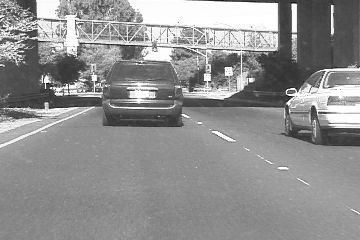
%> input picture NCNT4/pic/0156.jpg, 360 x 240 px
$ octave testFPS.m   (GNU Octave 9; MATLAB toolbox functions it lacks are replaced by stand-ins)
%> lines starting %> are read from the running program, lines starting %| are printed output that depends on the picture
### NCNT4/testFPSTracker.m
function fps = testFPSTracker(j)
%> called with j = 100
%%

seq(1,:) = './pic/0156.jpg';
seq(2,:) = './pic/0157.jpg';
seq(3,:) = './pic/0158.jpg';
seq(4,:) = './pic/0159.jpg';
seq(5,:) = './pic/0160.jpg';
img_color = imread(seq(1,:));
%> img_color is the input picture: size 240x360 uint8; min 0, max 255, mean 144.1


if size(img_color,3)==3
    img = double(rgb2gray(img_color));
else
    img = double(img_color);
end
rectTXT = importdata('groundtruth_rect.txt');
rect = rectTXT(156,:);

p = [rect(1) + rect(3)/2, rect(2) + rect(4)/2, rect(3), rect(4), 0];

%para = paraConfig_NCNT();
para.opt = struct('numSample', j, 'offset', [4, 4, 0.01, 0.0, 0.00, 0]);
para.size = [32, 32];

imgSize = para.size;
param1 = [p(1), p(2), p(3)/imgSize(1), p(5), p(4)/p(3), 0];
param1 = affparam2mat(param1);
opt = para.opt;
opt.size = para.size;
%%
patchSize = [6, 6];
FiSize = 100;
[Fio, patcho, patchNum] = designFilters(img, param1, opt, patchSize, FiSize, imgSize);
%%
FiNeg = sampling(img, param1, imgSize, opt, patchSize, patchNum, FiSize);
%%
Fii = bsxfun(@minus, Fio, mean(Fio)) - bsxfun(@minus, FiNeg, mean(FiNeg));
% seqNum = seq.endFrame - seq.startFrame + 1;
% res = zeros(seqNum, 6);
res = zeros(2, 6);
res(1,:) = param1;
%%
oneTime = 0;
for j = 2:5


img_color = imread(seq(j,:));
if size(img_color,3)==3
    img = double(rgb2gray(img_color));
else
    img = double(img_color);
end


param = [];
param.est = param1';

[imgs,param] = affineSample(img, imgSize, opt, param);


patch = affinePatch2(imgs, patchSize, patchNum); % 36 * 729 * 600


tic;

xo = bsxfun(@minus, patcho, mean(patcho));
alpha_qq = Fii' * xo; % 100 * 729


ind = size(patch); % 36 729 600
i1 = ind(1);
i2 = ind(2);
i3 = ind(3);


gPatch = gpuArray(patch);
gFii = gpuArray(Fii);
gAlpha_qq = gpuArray(alpha_qq); % 100 * 729


gPatchr = reshape(gPatch, i1, i2 * i3); % 36 * (729 * 600)
gPatchn = bsxfun(@minus, gPatchr, mean(gPatchr));

gAlpha_p = gFii' * gPatchn; % 100 * (729 * 600)


ind = size(gAlpha_p);
i1 = ind(1);
p = reshape(gAlpha_p, i1 * i2, i3); % (100 * 729) * 600

tempsum = sum((p.^2),1); % 1 * 600


tempdp = sqrt(tempsum); % 1 * 600


dp = bsxfun(@rdivide, p, tempdp); % (100 * 729) * 600
q = reshape(gAlpha_qq, 1, i1 * i2); % 1 * (100 * 729)
dq = q./(sqrt(sum(q.^2)));

sim = dq * dp; % 1 * 600

[vec_max, id_max] = max(sim);
gAlp = reshape(p(:, id_max), i1, i2);
gp = mean(dp, 2);


alp = gather(gAlp); % 100 * 729
np = gather(gp);

toc;
oneTime = oneTime + toc;

param.est = affparam2mat(param.param(:,id_max));
res(2, :) = param.est';

%%
% [10 lines of commented-out code are left out]

end

fps = 4 / oneTime;
end

### NCNT4/affine/warpimg.m
function wimg = warpimg(img, p, sz)
%> called with p = [143 92 2.56 0 0 2], sz = [32 32]
%% Copyright (C) 2005 Jongwoo Lim and David Ross.
%% All rights reserved.
% Thanks to Jongwoo Lim and David Ross for this code.  -- Wei Zhong.

if (nargin < 3)%number of input argument
    sz = size(img);
end
if (size(p,1) == 1)
    p = p(:);
end

w = sz(2);  h = sz(1);  n = size(p,2);
[x,y] = meshgrid([1:w]-w/2, [1:h]-h/2);

pos = reshape(cat(2, ones(h*w,1),x(:),y(:)) ...
    * [p(1,:) p(2,:); p(3:4,:) p(5:6,:)], [h,w,n,2]);

[row,col] = size(img);
%> row = 240; col = 360
xx = pos(:,:,:,1);
yy = pos(:,:,:,2);
xx(xx>col)=col;
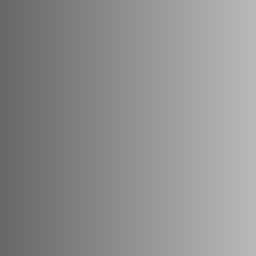
%> xx: size 32x32 double (shown 8 times larger); min 104.6, max 184, mean 144.3
yy(yy>row)=row;
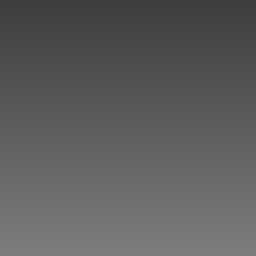
%> yy: size 32x32 double (shown 8 times larger); min 62, max 124, mean 93
xx(xx<1) = 1;
yy(yy<1) = 1;
wimg = squeeze(interp2(img, xx, yy));
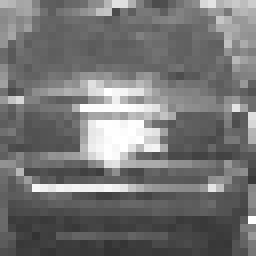
%> wimg: size 32x32 double (shown 8 times larger); min 51.25, max 255, mean 117.1

wimg(find(isnan(wimg))) = 0;

%   B = SQUEEZE(A) returns an array B with the same elements as
%   A but with all the singleton dimensions removed.  A singleton
%   is a dimension such that size(A,dim)==1;

### NCNT4/slidingWindow.m
function [data, patch] = slidingWindow(image, patchSize, patchNum)
%> called with patchSize = [6 6], patchNum = [27 27]
patch = zeros(prod(patchSize), prod(patchNum));
blockSize = size(image);
%> blockSize = [32 32]

x = patchSize(2)/2;
y = patchSize(1)/2;

centx = x : 1 : (blockSize(2) - x);
%> centx = 27 values from 3 to 29
centy = y : 1 : (blockSize(1) - y);
%> centy = 27 values from 3 to 29

i = 1;
for j = 1 : patchNum(1)
    for k = 1 : patchNum(2)
        data = image(centy(j) - y + 1 : centy(j) + y, centy(k) - x + 1 : centy(k) + x);
        patch(:, i) = reshape(data, numel(data), 1);
        i = i + 1;
    end
end
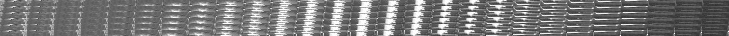
%> patch: size 36x729 double; min 51.25, max 255, mean 120.6
%> after the loop, i = 730
end

### NCNT4/designFilters.m
function [Fio, patcho, patchNum] = designFilters(img, param1, opt, patchSize, FiSize, imgSize)

n1 = length(patchSize(1)/2 : 1 : (imgSize(1) - patchSize(1)/2));
n2 = length(patchSize(2)/2 : 1 : (imgSize(2) - patchSize(2)/2));
patchNum = [n1, n2];

image = warpimg(img, param1, opt.size);
[data, patcho] = slidingWindow(image, patchSize, patchNum);
%> data = [91.44 84.75 83.88 69 68.69 121; 62.56 69.5 70.06 68.12 92.88 255; 59.19 61 62.31 69.62 124.8 127; 61.62 58.25 60.81 72.5 103.4 153; 56.38 57.5 55.12 83.25 99.38 121; 57.19 58.75 59.44 82.12 79.19 117]

cluster_options.maxiters = 10;
cluster_options.verbose = 0;

Fio = vgg_kmeans(double(patcho), FiSize, cluster_options);

end
% [4 lines left out: function myfun, not called in this run]

### NCNT4/vgg_argparse.m
function [opts,rem_opts] = vgg_argparse(opts,varargin)

%VGG_ARGPARSE  Parse variable arguments into a structure
%  opts = vgg_argparse(inopts,varargin)
%    inopts: structure (cells array) listing valid members and default values
%    varargin: variable arguments of form '<name>',<value>,...
%    opts: opts modified by varargin
%
%  Example:
%    function f = foo(varargin)
%    opts = vgg_argparse(struct('maxiters',10,'verbose',0), varargin)
%    ...
%
%  An unknown option (ie, present in varargin but absent in inopts)
%  causes an error. Calling the function as
%  [opts,rem_opts] = vgg_argparse(inopts,varargin) returns the unknown
%  option(s) in rem_opts for later use rather than causes an error.
%
%  May also use OPTS = VGG_ARGPARSE(OPTS, ASTRUCT) where ASTRUCT is a struct
%  of options.

% Author: Mark Everingham <me@robots.ox.ac.uk>
% modified by werner, Jan 03
% Date: 16 Jan 02

if iscell(opts)
  opts=struct(opts{:});
end

if length(varargin) & iscell(varargin{1})
    if isempty(varargin{1})
        inopts = struct([]);
    else
        inopts=struct(varargin{1}{:});
%> inopts = {maxiters 10, verbose 0}
    end
else
    if isempty(varargin)
        inopts = struct([]);
    elseif isstruct(varargin{1})
        inopts = varargin{1};
    else
        inopts=struct(varargin{:});
    end
end

rem_opts = [];
fn = fieldnames(inopts);
%> fn = {'maxiters', 'verbose'}
for i=1:length(fn)
    if isfield(opts,fn{i})
        %opts.(fn{i})=inopts.(fn{i});
        opts = setfield(opts,fn{i},getfield(inopts,fn{i}));
    else
        if nargout < 2
            error(sprintf('bad argument: ''%s''', fn{i}));
        else
            %rem_opts.(fn{i}) = inopts.(fn{i});
            rem_opts = setfield(rem_opts,fn{i},getfield(inopts,fn{i}));
        end
    end
end
%> this loop made 2 passes
%> opts on passes 1 to 2: {maxiters 10, mindelta 2.22e-16, verbose 1}, {maxiters 10, mindelta 2.22e-16, verbose 0}

### NCNT4/vgg_kmeans.m
function [CX, sse] = vgg_kmeans(X, nclus, varargin)

% VGG_KMEANS    initialize K-means clustering
%               [CX, sse] = vgg_kmeans(X, nclus, optname, optval, ...)
%
%               - X: input points (one per column)
%               - nclus: number of clusters
%               - opts (defaults):
%                    maxiters (inf): maxmimum number of iterations
%                    mindelta (eps): minimum change in SSE per iteration
%                       verbose (1): 1=print progress
%
%               - CX: cluster centers
%               - sse: SSE

% Author: Mark Everingham <me@robots.ox.ac.uk>
% Date: 13 Jan 03

opts = struct('maxiters', inf, 'mindelta', eps, 'verbose', 1);
if nargin > 2
    opts=vgg_argparse(opts,varargin);
%> opts = {maxiters 10, mindelta 2.22e-16, verbose 0}
end

perm=randperm(size(X,2));
CX=X(:,perm(1:nclus));
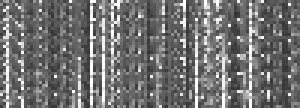
%> CX: size 36x100 double (shown 3 times larger); min 51.44, max 255, mean 114.3
%> the loop in vgg_kmeans, `while iter < opts.maxiters` made 1 pass

sse0 = inf;
iter = 0;
while iter < opts.maxiters

%> the run ends on the next line
    [CX, sse] = vgg_kmiter(X, CX);

    if opts.verbose
        fprintf('iter %d: sse = %g (%g secs)\n', iter, sse, t)
    end

    k = sse0-sse;
    if k < opts.mindelta
        break
    end

    sse0=sse;
    iter=iter+1;

end

### NCNT4/affine/affparam2mat.m
function q = affparam2mat(p)
% function q = affparam2mat(p)
%
%   input  :  p£¬ a 'geometric' affine parameter;
%   output  £º q£¬ a 2x3 matrix;
%
% The functions affparam2geom and affparam2mat convert a 'geometric'
% affine parameter from/to a matrix form (2x3 matrix).
%
% affparam2mat converts 6 affine parameters (x, y, th, scale, aspect, skew) to a 2x3 matrix,
% and affparam2geom does the inverse.
%
%    p(6) : [dx dy sc th sr phi]'
%    q(6) : [q(1) q(3) q(4); q(2) q(5) q(6)]
%
% Reference "Multiple View Geometry in Computer Vision" by Richard
% Hartley and Andrew Zisserman.

% Copyright (C) Jongwoo Lim and David Ross.  All rights reserved.
% Thanks to Jongwoo Lim and David Ross for this code.  -- Wei Zhong.

sz = size(p);
if (length(p(:)) == 6)
  p = p(:);
end
s = p(3,:);  th = p(4,:);  r = p(5,:);  phi = p(6,:);
cth = cos(th);  sth = sin(th);  cph = cos(phi);  sph = sin(phi);
ccc = cth.*cph.*cph;  ccs = cth.*cph.*sph;  css = cth.*sph.*sph;
scc = sth.*cph.*cph;  scs = sth.*cph.*sph;  sss = sth.*sph.*sph;
q(1,:) = p(1,:);  q(2,:) = p(2,:);
q(3,:) = s.*(ccc +scs +r.*(css -scs));  q(4,:) = s.*(r.*(ccs -scc) -ccs -sss);
q(5,:) = s.*(scc -ccs +r.*(ccs +sss));  q(6,:) = s.*(r.*(ccc +scs) -scs +css);
q = reshape(q, sz);

### NCNT4/testFPS.m
clear;
close all;

testNum = (100:20:600);
n = length(testNum);
testFPSGPU = zeros(1,n);
k = 1;
for j = testNum
%%
testFPSGPU(k) = testFPSTracker(j);

$ run again, with NCNT4/pic/0001.jpg copied over NCNT4/pic/0156.jpg
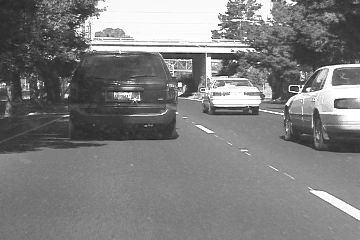
%> input picture NCNT4/pic/0001.jpg, 360 x 240 px
%> in testFPSTracker, img_color is the input picture: size 240x360 uint8; min 13, max 255, mean 126.4
%> after the loop in slidingWindow, `for j = 1 : patchNum(1)`:
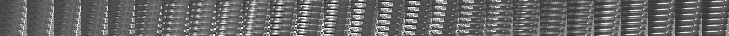
%> patch: size 36x729 double; min 18.88, max 254.8, mean 103.6
%> after the loop in slidingWindow, `for j = 1 : patchNum(1)`: i = 730
%> data = [86.38 81.25 147.7 184.1 145.5 131; 81.19 85.25 97.38 145.9 147.6 126; 82.81 72.5 100.5 149.4 146.2 223; 74.94 59.75 94.38 145.5 153 155; 70.06 56 87.81 139.9 143.4 146; 58.62 56.5 100.2 141.6 146 145]
%> inopts = {maxiters 10, verbose 0}
%> fn = {'maxiters', 'verbose'}
%> the loop in vgg_argparse, `for i=1:length(fn)` made 2 passes
%> opts on passes 1 to 2: {maxiters 10, mindelta 2.22e-16, verbose 1}, {maxiters 10, mindelta 2.22e-16, verbose 0}
%> in vgg_kmeans, `opts=vgg_argparse(opts,varargin);`: opts = {maxiters 10, mindelta 2.22e-16, verbose 0}
%> in vgg_kmeans, `CX=X(:,perm(1:nclus));`:
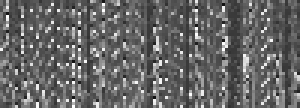
%> CX: size 36x100 double (shown 3 times larger); min 18.88, max 254.8, mean 103.2
%> the loop in vgg_kmeans, `while iter < opts.maxiters` made 1 pass

$ run again, with NCNT4/pic/0555.jpg copied over NCNT4/pic/0156.jpg
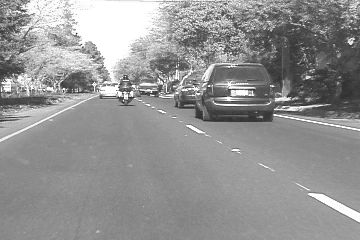
%> input picture NCNT4/pic/0555.jpg, 360 x 240 px
%> in testFPSTracker, img_color is the input picture: size 240x360 uint8; min 33, max 255, mean 147.2
%> after the loop in slidingWindow, `for j = 1 : patchNum(1)`:
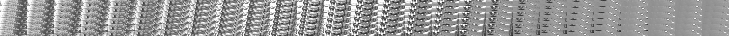
%> patch: size 36x729 double; min 42, max 255, mean 151.8
%> after the loop in slidingWindow, `for j = 1 : patchNum(1)`: i = 730
%> data = [165.3 141 154.4 147.6 151.1 146; 177.9 155.5 146.6 154.5 156.1 148; 163.6 237.8 231.8 166.4 151.4 162; 157.6 157.8 160.2 161.1 158 158; 157.8 157.8 157.1 161.8 205.7 165; 157 157.8 159 165.6 153.1 168]
%> inopts = {maxiters 10, verbose 0}
%> fn = {'maxiters', 'verbose'}
%> the loop in vgg_argparse, `for i=1:length(fn)` made 2 passes
%> opts on passes 1 to 2: {maxiters 10, mindelta 2.22e-16, verbose 1}, {maxiters 10, mindelta 2.22e-16, verbose 0}
%> in vgg_kmeans, `opts=vgg_argparse(opts,varargin);`: opts = {maxiters 10, mindelta 2.22e-16, verbose 0}
%> in vgg_kmeans, `CX=X(:,perm(1:nclus));`:
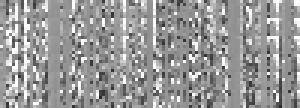
%> CX: size 36x100 double (shown 3 times larger); min 42, max 255, mean 152.8
%> the loop in vgg_kmeans, `while iter < opts.maxiters` made 1 pass
